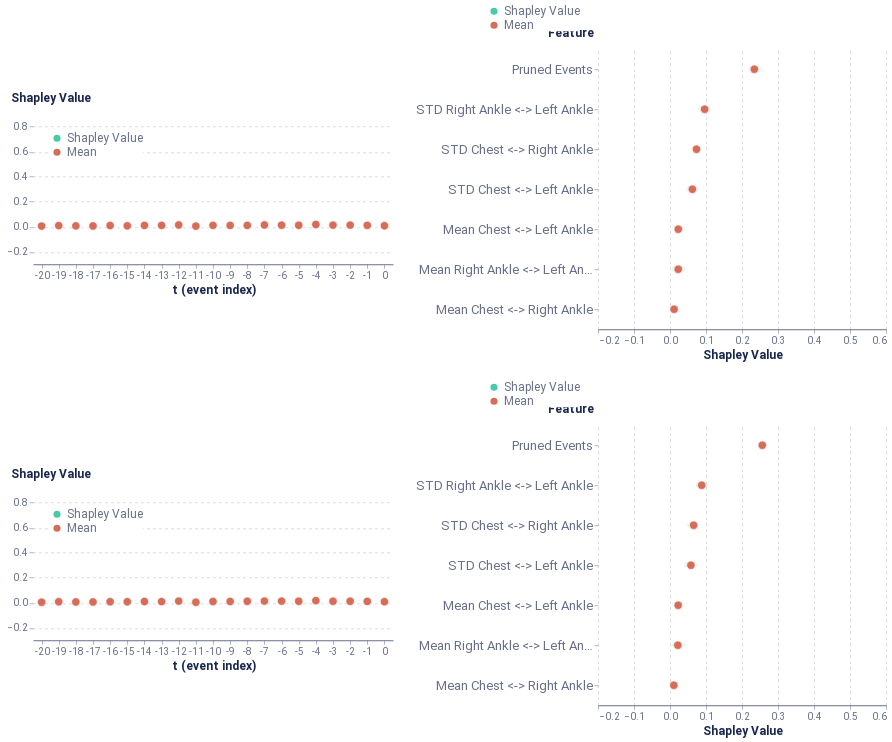

The notebook cell this image was saved under:
### Code cell
global_plot

### Figure 1 — Vega-Lite specification as saved in the notebook (floating-point values rounded to 4 significant figures)
{"config": {"axis": {"domain": true, "domainColor": "#666F89", "grid": false, "gridCap": "round", "gridColor": "#B3B7C4", "gridDash": [2, 4], "gridWidth": 0.5, "labelColor": "#666F89", "labelFont": "Roboto, Arial, sans-serif", "labelPadding": 2, "tickColor": "#666F89", "tickOpacity": 0.5, "tickSize": 4, "titleColor": "#19274E", "titleFont": "Roboto, Arial, sans-serif", "titleFontSize": 12}, "axisBand": {"domain": true, "labelPadding": 4, "ticks": false}, "axisY": {"domain": false, "titleAlign": "left", "titleAngle": 0, "titleX": -20, "titleY": -10}, "legend": {"labelColor": "#666F89", "labelFont": "Roboto, Arial, sans-serif", "labelFontSize": 12, "symbolSize": 40, "titleColor": "#19274E", "titleFont": "Roboto, Arial, sans-serif", "titleFontSize": 12, "titlePadding": 4}, "arc": {"stroke": "#FFFFFF", "strokeWidth": 1}, "bar": {"fill": "#2770EB", "stroke": null}, "line": {"stroke": "#2770EB", "strokeWidth": 2}, "path": {"stroke": "#2770EB", "strokeWidth": 0.5}, "point": {"fill": "#2770EB", "shape": "circle", "filled": true}, "rect": {"fill": "#2770EB"}, "rule": {"stroke": "#666F89"}, "shape": {"stroke": "#2770EB"}, "text": {"color": "#19274E", "font": "Roboto, Arial, sans-serif", "fontSize": 12}, "range": {"category": ["#2770EB", "#77B98A", "#DA5252", "#FFC400", "#A87AEA", "#00A39E", "#19274E"], "diverging": ["#006360", "#2BB3AE", "#96D9D7", "#FFFFFF", "#EDAAAA", "#DA5252", "#811D1D"], "heatmap": ["#18448F", "#1B4EA5", "#2770EB", "#4C88EE", "#82ACF3", "#A6C4F7", "#E9F1FD"], "ramp": ["#18448F", "#1B4EA5", "#2770EB", "#4C88EE", "#82ACF3", "#A6C4F7", "#E9F1FD"]}, "background": "#FFFFFF", "group": {"fill": "#FFFFFF"}, "header": {"labelColor": "#19274E", "labelFont": "Roboto, Arial, sans-serif", "labelFontSize": 12, "titleColor": "#19274E", "titleFont": "Roboto, Arial, sans-serif", "titleFontSize": 16}, "title": {"anchor": "start", "color": "#19274E", "font": "Roboto, Arial, sans-serif", "fontSize": 20, "fontWeight": "bold", "offset": 20, "subtitleColor": "#19274E", "subtitleFontSize": 16}, "view": {"continuousHeight": 300, "continuousWidth": 400, "stroke": "transparent"}}, "vconcat": [{"hconcat": [{"vconcat": [{"mark": {"type": "point", "stroke": "white", "strokeWidth": 0.6}, "encoding": {"color": {"type": "nominal", "field": "type", "legend": {"fillColor": "white", "orient": "top-left", "symbolSize": 50, "symbolStrokeWidth": 0, "title": null}, "scale": {"domain": ["Shapley Value", "Mean"], "range": ["#48caaa", "#d76d58"]}}, "opacity": {"condition": {"value": 1.0, "test": "(datum.type === 'Mean')"}, "value": 0.2}, "size": {"condition": {"value": 70, "test": "(datum.type === 'Mean')"}, "value": 30}, "x": {"type": "ordinal", "axis": {"labelAngle": 0}, "field": "t (event index)"}, "y": {"type": "quantitative", "axis": {"grid": true, "titleX": -23}, "field": "Shapley Value", "scale": {"domain": [-0.3, 0.9]}, "title": "Shapley Value"}}, "height": 150, "width": 360}], "data": {"name": "data-63b2d258b466bebb4cd5da7a609a7451"}}, {"vconcat": [{"mark": {"type": "point", "stroke": "white", "strokeWidth": 0.6}, "encoding": {"color": {"type": "nominal", "field": "type", "legend": {"fillColor": "white", "orient": "bottom-right", "symbolSize": 50, "symbolStrokeWidth": 0, "title": null}, "scale": {"domain": ["Shapley Value", "Mean"], "range": ["#618FE0", "#d76d58"]}}, "opacity": {"condition": {"value": 1.0, "test": "(datum.type === 'Mean')"}, "value": 0.1}, "size": {"condition": {"value": 70, "test": "(datum.type === 'Mean')"}, "value": 30}, "x": {"type": "quantitative", "axis": {"grid": true, "title": "Shapley Value"}, "field": "Shapley Value", "scale": {"domain": [-0.2, 0.6]}}, "y": {"type": "ordinal", "axis": {"labelFontSize": 13, "titleX": -51}, "field": "Feature", "sort": ["Pruned Events", "STD Right Ankle <-> Left Ankle", "STD Chest <-> Right Ankle", "STD Chest <-> Left Ankle", "Mean Chest <-> Left Ankle", "Mean Right Ankle <-> Left Ankle", "Mean Chest <-> Right Ankle"]}}, "height": 280, "width": 288}], "data": {"name": "data-13a006c168283d413e71cd7f7d9c1c66"}}], "center": true}, {"hconcat": [{"vconcat": [{"mark": {"type": "point", "stroke": "white", "strokeWidth": 0.6}, "encoding": {"color": {"type": "nominal", "field": "type", "legend": {"fillColor": "white", "orient": "top-left", "symbolSize": 50, "symbolStrokeWidth": 0, "title": null}, "scale": {"domain": ["Shapley Value", "Mean"], "range": ["#48caaa", "#d76d58"]}}, "opacity": {"condition": {"value": 1.0, "test": "(datum.type === 'Mean')"}, "value": 0.2}, "size": {"condition": {"value": 70, "test": "(datum.type === 'Mean')"}, "value": 30}, "x": {"type": "ordinal", "axis": {"labelAngle": 0}, "field": "t (event index)"}, "y": {"type": "quantitative", "axis": {"grid": true, "titleX": -23}, "field": "Shapley Value", "scale": {"domain": [-0.3, 0.9]}, "title": "Shapley Value"}}, "height": 150, "width": 360}], "data": {"name": "data-1bfb03125e6e42fcf09b6f5263609109"}}, {"vconcat": [{"mark": {"type": "point", "stroke": "white", "strokeWidth": 0.6}, "encoding": {"color": {"type": "nominal", "field": "type", "legend": {"fillColor": "white", "orient": "bottom-right", "symbolSize": 50, "symbolStrokeWidth": 0, "title": null}, "scale": {"domain": ["Shapley Value", "Mean"], "range": ["#618FE0", "#d76d58"]}}, "opacity": {"condition": {"value": 1.0, "test": "(datum.type === 'Mean')"}, "value": 0.1}, "size": {"condition": {"value": 70, "test": "(datum.type === 'Mean')"}, "value": 30}, "x": {"type": "quantitative", "axis": {"grid": true, "title": "Shapley Value"}, "field": "Shapley Value", "scale": {"domain": [-0.2, 0.6]}}, "y": {"type": "ordinal", "axis": {"labelFontSize": 13, "titleX": -51}, "field": "Feature", "sort": ["Pruned Events", "STD Right Ankle <-> Left Ankle", "STD Chest <-> Right Ankle", "STD Chest <-> Left Ankle", "Mean Chest <-> Left Ankle", "Mean Right Ankle <-> Left Ankle", "Mean Chest <-> Right Ankle"]}}, "height": 280, "width": 288}], "data": {"name": "data-ae77f508ccd5cd653c10b7d2502b06d3"}}], "center": true}], "$schema": "https://vega.github.io/schema/vega-lite/v4.8.1.json", "datasets": {"data-63b2d258b466bebb4cd5da7a609a7451": [{"Shapley Value": 0.004142, "t (event index)": 0, "type": "Shapley Value"}, {"Shapley Value": 0.005762, "t (event index)": -1, "type": "Shapley Value"}, {"Shapley Value": 0.01703, "t (event index)": -2, "type": "Shapley Value"}, {"Shapley Value": 0.01541, "t (event index)": -3, "type": "Shapley Value"}, {"Shapley Value": 0.02161, "t (event index)": -4, "type": "Shapley Value"}, {"Shapley Value": 0.006929, "t (event index)": -5, "type": "Shapley Value"}, {"Shapley Value": 0.004674, "t (event index)": -6, "type": "Shapley Value"}, {"Shapley Value": 0.01709, "t (event index)": -7, "type": "Shapley Value"}, {"Shapley Value": 0.01573, "t (event index)": -8, "type": "Shapley Value"}, {"Shapley Value": 0.008351, "t (event index)": -9, "type": "Shapley Value"}, {"Shapley Value": 0.007921, "t (event index)": -10, "type": "Shapley Value"}, {"Shapley Value": 0.0003823, "t (event index)": -11, "type": "Shapley Value"}, {"Shapley Value": 0.01562, "t (event index)": -12, "type": "Shapley Value"}, {"Shapley Value": 0.01342, "t (event index)": -13, "type": "Shapley Value"}, {"Shapley Value": 0.01088, "t (event index)": -14, "type": "Shapley Value"}, {"Shapley Value": 0.004397, "t (event index)": -15, "type": "Shapley Value"}, {"Shapley Value": 0.008768, "t (event index)": -16, "type": "Shapley Value"}, {"Shapley Value": 0.01196, "t (event index)": -17, "type": "Shapley Value"}, {"Shapley Value": 0.004853, "t (event index)": -18, "type": "Shapley Value"}, {"Shapley Value": 0.008341, "t (event index)": -19, "type": "Shapley Value"}, {"Shapley Value": 0.003815, "t (event index)": -20, "type": "Shapley Value"}, {"Shapley Value": 0.01231, "t (event index)": 0, "type": "Shapley Value"}, {"Shapley Value": 0.01295, "t (event index)": -1, "type": "Shapley Value"}, {"Shapley Value": 0.007968, "t (event index)": -2, "type": "Shapley Value"}, {"Shapley Value": 0.002541, "t (event index)": -3, "type": "Shapley Value"}, {"Shapley Value": 0.01958, "t (event index)": -4, "type": "Shapley Value"}, {"Shapley Value": 0.009886, "t (event index)": -5, "type": "Shapley Value"}, {"Shapley Value": 0.01368, "t (event index)": -6, "type": "Shapley Value"}, {"Shapley Value": 0.01529, "t (event index)": -7, "type": "Shapley Value"}, {"Shapley Value": 0.006863, "t (event index)": -8, "type": "Shapley Value"}, {"Shapley Value": 0.009653, "t (event index)": -9, "type": "Shapley Value"}, {"Shapley Value": 0.02124, "t (event index)": -10, "type": "Shapley Value"}, {"Shapley Value": 0.002937, "t (event index)": -11, "type": "Shapley Value"}, {"Shapley Value": 0.01095, "t (event index)": -12, "type": "Shapley Value"}, {"Shapley Value": 0.01343, "t (event index)": -13, "type": "Shapley Value"}, {"Shapley Value": 0.01484, "t (event index)": -14, "type": "Shapley Value"}, {"Shapley Value": 0.008636, "t (event index)": -15, "type": "Shapley Value"}, {"Shapley Value": 0.009687, "t (event index)": -16, "type": "Shapley Value"}, {"Shapley Value": 0.005486, "t (event index)": -17, "type": "Shapley Value"}, {"Shapley Value": 0.01021, "t (event index)": -18, "type": "Shapley Value"}, {"Shapley Value": 0.01376, "t (event index)": -19, "type": "Shapley Value"}, {"Shapley Value": 0.006619, "t (event index)": -20, "type": "Shapley Value"}, {"Shapley Value": 0.01251, "t (event index)": 0, "type": "Shapley Value"}, {"Shapley Value": 0.01358, "t (event index)": -1, "type": "Shapley Value"}, {"Shapley Value": 0.01138, "t (event index)": -2, "type": "Shapley Value"}, {"Shapley Value": 0.01638, "t (event index)": -3, "type": "Shapley Value"}, {"Shapley Value": 0.02348, "t (event index)": -4, "type": "Shapley Value"}, {"Shapley Value": 0.02009, "t (event index)": -5, "type": "Shapley Value"}, {"Shapley Value": 0.01994, "t (event index)": -6, "type": "Shapley Value"}, {"Shapley Value": 0.007276, "t (event index)": -7, "type": "Shapley Value"}, {"Shapley Value": 0.01241, "t (event index)": -8, "type": "Shapley Value"}, {"Shapley Value": 0.009871, "t (event index)": -9, "type": "Shapley Value"}, {"Shapley Value": 0.01405, "t (event index)": -10, "type": "Shapley Value"}, {"Shapley Value": 0.01134, "t (event index)": -11, "type": "Shapley Value"}, {"Shapley Value": 0.01764, "t (event index)": -12, "type": "Shapley Value"}, {"Shapley Value": 0.00771, "t (event index)": -13, "type": "Shapley Value"}, {"Shapley Value": 0.007869, "t (event index)": -14, "type": "Shapley Value"}, {"Shapley Value": 0.004804, "t (event index)": -15, "type": "Shapley Value"}, {"Shapley Value": 0.01286, "t (event index)": -16, "type": "Shapley Value"}, {"Shapley Value": 0.005475, "t (event index)": -17, "type": "Shapley Value"}, {"Shapley Value": 0.004277, "t (event index)": -18, "type": "Shapley Value"}, {"Shapley Value": 0.006502, "t (event index)": -19, "type": "Shapley Value"}, {"Shapley Value": 0.005942, "t (event index)": -20, "type": "Shapley Value"}, {"Shapley Value": 0.003598, "t (event index)": 0, "type": "Shapley Value"}, {"Shapley Value": 0.01327, "t (event index)": -1, "type": "Shapley Value"}, {"Shapley Value": 0.01629, "t (event index)": -2, "type": "Shapley Value"}, {"Shapley Value": 0.01791, "t (event index)": -3, "type": "Shapley Value"}, {"Shapley Value": 0.00755, "t (event index)": -4, "type": "Shapley Value"}, {"Shapley Value": 0.009248, "t (event index)": -5, "type": "Shapley Value"}, {"Shapley Value": 0.0119, "t (event index)": -6, "type": "Shapley Value"}, {"Shapley Value": 0.01865, "t (event index)": -7, "type": "Shapley Value"}, {"Shapley Value": 0.009584, "t (event index)": -8, "type": "Shapley Value"}, {"Shapley Value": 0.015, "t (event index)": -9, "type": "Shapley Value"}, {"Shapley Value": 0.0009036, "t (event index)": -10, "type": "Shapley Value"}, {"Shapley Value": 0.005653, "t (event index)": -11, "type": "Shapley Value"}, {"Shapley Value": 0.01214, "t (event index)": -12, "type": "Shapley Value"}, {"Shapley Value": 0.009372, "t (event index)": -13, "type": "Shapley Value"}, {"Shapley Value": 0.009798, "t (event index)": -14, "type": "Shapley Value"}, {"Shapley Value": 0.01161, "t (event index)": -15, "type": "Shapley Value"}, {"Shapley Value": 0.007051, "t (event index)": -16, "type": "Shapley Value"}, {"Shapley Value": 0.002522, "t (event index)": -17, "type": "Shapley Value"}, {"Shapley Value": 0.0083, "t (event index)": -18, "type": "Shapley Value"}, {"Shapley Value": 0.008107, "t (event index)": -19, "type": "Shapley Value"}, {"Shapley Value": 0.005727, "t (event index)": -20, "type": "Shapley Value"}, {"Shapley Value": 0.005526, "t (event index)": -20, "type": "Mean"}, {"Shapley Value": 0.009178, "t (event index)": -19, "type": "Mean"}, {"Shapley Value": 0.006909, "t (event index)": -18, "type": "Mean"}, {"Shapley Value": 0.006361, "t (event index)": -17, "type": "Mean"}, {"Shapley Value": 0.009591, "t (event index)": -16, "type": "Mean"}, {"Shapley Value": 0.007362, "t (event index)": -15, "type": "Mean"}, {"Shapley Value": 0.01085, "t (event index)": -14, "type": "Mean"}, {"Shapley Value": 0.01098, "t (event index)": -13, "type": "Mean"}, {"Shapley Value": 0.01409, "t (event index)": -12, "type": "Mean"}, {"Shapley Value": 0.005078, "t (event index)": -11, "type": "Mean"}, {"Shapley Value": 0.01103, "t (event index)": -10, "type": "Mean"}, {"Shapley Value": 0.01072, "t (event index)": -9, "type": "Mean"}, {"Shapley Value": 0.01115, "t (event index)": -8, "type": "Mean"}, {"Shapley Value": 0.01457, "t (event index)": -7, "type": "Mean"}, {"Shapley Value": 0.01255, "t (event index)": -6, "type": "Mean"}, {"Shapley Value": 0.01154, "t (event index)": -5, "type": "Mean"}, {"Shapley Value": 0.01805, "t (event index)": -4, "type": "Mean"}, {"Shapley Value": 0.01306, "t (event index)": -3, "type": "Mean"}, {"Shapley Value": 0.01317, "t (event index)": -2, "type": "Mean"}, {"Shapley Value": 0.01139, "t (event index)": -1, "type": "Mean"}, {"Shapley Value": 0.008139, "t (event index)": 0, "type": "Mean"}], "data-13a006c168283d413e71cd7f7d9c1c66": [{"Shapley Value": 0.01067, "Feature": "Mean Chest <-> Right Ankle", "type": "Shapley Value"}, {"Shapley Value": 0.07473, "Feature": "STD Chest <-> Right Ankle", "type": "Shapley Value"}, {"Shapley Value": 0.02432, "Feature": "Mean Chest <-> Left Ankle", "type": "Shapley Value"}, {"Shapley Value": 0.06623, "Feature": "STD Chest <-> Left Ankle", "type": "Shapley Value"}, {"Shapley Value": 0.01461, "Feature": "Mean Right Ankle <-> Left Ankle", "type": "Shapley Value"}, {"Shapley Value": 0.0833, "Feature": "STD Right Ankle <-> Left Ankle", "type": "Shapley Value"}, {"Shapley Value": 0.2507, "Feature": "Pruned Events", "type": "Shapley Value"}, {"Shapley Value": 0.01475, "Feature": "Mean Chest <-> Right Ankle", "type": "Shapley Value"}, {"Shapley Value": 0.07545, "Feature": "STD Chest <-> Right Ankle", "type": "Shapley Value"}, {"Shapley Value": 0.02142, "Feature": "Mean Chest <-> Left Ankle", "type": "Shapley Value"}, {"Shapley Value": 0.05784, "Feature": "STD Chest <-> Left Ankle", "type": "Shapley Value"}, {"Shapley Value": 0.03738, "Feature": "Mean Right Ankle <-> Left Ankle", "type": "Shapley Value"}, {"Shapley Value": 0.1039, "Feature": "STD Right Ankle <-> Left Ankle", "type": "Shapley Value"}, {"Shapley Value": 0.2253, "Feature": "Pruned Events", "type": "Shapley Value"}, {"Shapley Value": 0.01036, "Feature": "Mean Chest <-> Right Ankle", "type": "Shapley Value"}, {"Shapley Value": 0.06664, "Feature": "STD Chest <-> Right Ankle", "type": "Shapley Value"}, {"Shapley Value": 0.02703, "Feature": "Mean Chest <-> Left Ankle", "type": "Shapley Value"}, {"Shapley Value": 0.07409, "Feature": "STD Chest <-> Left Ankle", "type": "Shapley Value"}, {"Shapley Value": 0.02785, "Feature": "Mean Right Ankle <-> Left Ankle", "type": "Shapley Value"}, {"Shapley Value": 0.09133, "Feature": "STD Right Ankle <-> Left Ankle", "type": "Shapley Value"}, {"Shapley Value": 0.2282, "Feature": "Pruned Events", "type": "Shapley Value"}, {"Shapley Value": 0.009605, "Feature": "Mean Chest <-> Right Ankle", "type": "Shapley Value"}, {"Shapley Value": 0.07741, "Feature": "STD Chest <-> Right Ankle", "type": "Shapley Value"}, {"Shapley Value": 0.01921, "Feature": "Mean Chest <-> Left Ankle", "type": "Shapley Value"}, {"Shapley Value": 0.05063, "Feature": "STD Chest <-> Left Ankle", "type": "Shapley Value"}, {"Shapley Value": 0.01167, "Feature": "Mean Right Ankle <-> Left Ankle", "type": "Shapley Value"}, {"Shapley Value": 0.1061, "Feature": "STD Right Ankle <-> Left Ankle", "type": "Shapley Value"}, {"Shapley Value": 0.2331, "Feature": "Pruned Events", "type": "Shapley Value"}, {"Shapley Value": 0.2343, "Feature": "Pruned Events", "type": "Mean"}, {"Shapley Value": 0.01135, "Feature": "Mean Chest <-> Right Ankle", "type": "Mean"}, {"Shapley Value": 0.02299, "Feature": "Mean Chest <-> Left Ankle", "type": "Mean"}, {"Shapley Value": 0.02288, "Feature": "Mean Right Ankle <-> Left Ankle", "type": "Mean"}, {"Shapley Value": 0.07356, "Feature": "STD Chest <-> Right Ankle", "type": "Mean"}, {"Shapley Value": 0.0622, "Feature": "STD Chest <-> Left Ankle", "type": "Mean"}, {"Shapley Value": 0.09615, "Feature": "STD Right Ankle <-> Left Ankle", "type": "Mean"}], "data-1bfb03125e6e42fcf09b6f5263609109": [{"Shapley Value": 0.003858, "t (event index)": 0, "type": "Shapley Value"}, {"Shapley Value": 0.007204, "t (event index)": -1, "type": "Shapley Value"}, {"Shapley Value": 0.01709, "t (event index)": -2, "type": "Shapley Value"}, {"Shapley Value": 0.0129, "t (event index)": -3, "type": "Shapley Value"}, {"Shapley Value": 0.01959, "t (event index)": -4, "type": "Shapley Value"}, {"Shapley Value": 0.00767, "t (event index)": -5, "type": "Shapley Value"}, {"Shapley Value": 0.005386, "t (event index)": -6, "type": "Shapley Value"}, {"Shapley Value": 0.01733, "t (event index)": -7, "type": "Shapley Value"}, {"Shapley Value": 0.01662, "t (event index)": -8, "type": "Shapley Value"}, {"Shapley Value": 0.007645, "t (event index)": -9, "type": "Shapley Value"}, {"Shapley Value": 0.005995, "t (event index)": -10, "type": "Shapley Value"}, {"Shapley Value": 0.000346, "t (event index)": -11, "type": "Shapley Value"}, {"Shapley Value": 0.01602, "t (event index)": -12, "type": "Shapley Value"}, {"Shapley Value": 0.01256, "t (event index)": -13, "type": "Shapley Value"}, {"Shapley Value": 0.01201, "t (event index)": -14, "type": "Shapley Value"}, {"Shapley Value": 0.006944, "t (event index)": -15, "type": "Shapley Value"}, {"Shapley Value": 0.008801, "t (event index)": -16, "type": "Shapley Value"}, {"Shapley Value": 0.01106, "t (event index)": -17, "type": "Shapley Value"}, {"Shapley Value": 0.005559, "t (event index)": -18, "type": "Shapley Value"}, {"Shapley Value": 0.006718, "t (event index)": -19, "type": "Shapley Value"}, {"Shapley Value": 0.002372, "t (event index)": -20, "type": "Shapley Value"}, {"Shapley Value": 0.01267, "t (event index)": 0, "type": "Shapley Value"}, {"Shapley Value": 0.01448, "t (event index)": -1, "type": "Shapley Value"}, {"Shapley Value": 0.005135, "t (event index)": -2, "type": "Shapley Value"}, {"Shapley Value": 0.002678, "t (event index)": -3, "type": "Shapley Value"}, {"Shapley Value": 0.01917, "t (event index)": -4, "type": "Shapley Value"}, {"Shapley Value": 0.01172, "t (event index)": -5, "type": "Shapley Value"}, {"Shapley Value": 0.01479, "t (event index)": -6, "type": "Shapley Value"}, {"Shapley Value": 0.01382, "t (event index)": -7, "type": "Shapley Value"}, {"Shapley Value": 0.008898, "t (event index)": -8, "type": "Shapley Value"}, {"Shapley Value": 0.00953, "t (event index)": -9, "type": "Shapley Value"}, {"Shapley Value": 0.02037, "t (event index)": -10, "type": "Shapley Value"}, {"Shapley Value": 0.001298, "t (event index)": -11, "type": "Shapley Value"}, {"Shapley Value": 0.01046, "t (event index)": -12, "type": "Shapley Value"}, {"Shapley Value": 0.01041, "t (event index)": -13, "type": "Shapley Value"}, {"Shapley Value": 0.01258, "t (event index)": -14, "type": "Shapley Value"}, {"Shapley Value": 0.01003, "t (event index)": -15, "type": "Shapley Value"}, {"Shapley Value": 0.007811, "t (event index)": -16, "type": "Shapley Value"}, {"Shapley Value": 0.00535, "t (event index)": -17, "type": "Shapley Value"}, {"Shapley Value": 0.009551, "t (event index)": -18, "type": "Shapley Value"}, {"Shapley Value": 0.0128, "t (event index)": -19, "type": "Shapley Value"}, {"Shapley Value": 0.005386, "t (event index)": -20, "type": "Shapley Value"}, {"Shapley Value": 0.01288, "t (event index)": 0, "type": "Shapley Value"}, {"Shapley Value": 0.01138, "t (event index)": -1, "type": "Shapley Value"}, {"Shapley Value": 0.01109, "t (event index)": -2, "type": "Shapley Value"}, {"Shapley Value": 0.01449, "t (event index)": -3, "type": "Shapley Value"}, {"Shapley Value": 0.02155, "t (event index)": -4, "type": "Shapley Value"}, {"Shapley Value": 0.01816, "t (event index)": -5, "type": "Shapley Value"}, {"Shapley Value": 0.02014, "t (event index)": -6, "type": "Shapley Value"}, {"Shapley Value": 0.006452, "t (event index)": -7, "type": "Shapley Value"}, {"Shapley Value": 0.01254, "t (event index)": -8, "type": "Shapley Value"}, {"Shapley Value": 0.008601, "t (event index)": -9, "type": "Shapley Value"}, {"Shapley Value": 0.01325, "t (event index)": -10, "type": "Shapley Value"}, {"Shapley Value": 0.009999, "t (event index)": -11, "type": "Shapley Value"}, {"Shapley Value": 0.0145, "t (event index)": -12, "type": "Shapley Value"}, {"Shapley Value": 0.006773, "t (event index)": -13, "type": "Shapley Value"}, {"Shapley Value": 0.00526, "t (event index)": -14, "type": "Shapley Value"}, {"Shapley Value": 0.004179, "t (event index)": -15, "type": "Shapley Value"}, {"Shapley Value": 0.009639, "t (event index)": -16, "type": "Shapley Value"}, {"Shapley Value": 0.005647, "t (event index)": -17, "type": "Shapley Value"}, {"Shapley Value": 0.002648, "t (event index)": -18, "type": "Shapley Value"}, {"Shapley Value": 0.005329, "t (event index)": -19, "type": "Shapley Value"}, {"Shapley Value": 0.004862, "t (event index)": -20, "type": "Shapley Value"}, {"Shapley Value": 0.005231, "t (event index)": 0, "type": "Shapley Value"}, {"Shapley Value": 0.01144, "t (event index)": -1, "type": "Shapley Value"}, {"Shapley Value": 0.01461, "t (event index)": -2, "type": "Shapley Value"}, {"Shapley Value": 0.01756, "t (event index)": -3, "type": "Shapley Value"}, {"Shapley Value": 0.006989, "t (event index)": -4, "type": "Shapley Value"}, {"Shapley Value": 0.01045, "t (event index)": -5, "type": "Shapley Value"}, {"Shapley Value": 0.01131, "t (event index)": -6, "type": "Shapley Value"}, {"Shapley Value": 0.01586, "t (event index)": -7, "type": "Shapley Value"}, {"Shapley Value": 0.009592, "t (event index)": -8, "type": "Shapley Value"}, {"Shapley Value": 0.0145, "t (event index)": -9, "type": "Shapley Value"}, {"Shapley Value": 0.0005264, "t (event index)": -10, "type": "Shapley Value"}, {"Shapley Value": 0.00592, "t (event index)": -11, "type": "Shapley Value"}, {"Shapley Value": 0.01194, "t (event index)": -12, "type": "Shapley Value"}, {"Shapley Value": 0.00755, "t (event index)": -13, "type": "Shapley Value"}, {"Shapley Value": 0.009192, "t (event index)": -14, "type": "Shapley Value"}, {"Shapley Value": 0.01037, "t (event index)": -15, "type": "Shapley Value"}, {"Shapley Value": 0.006042, "t (event index)": -16, "type": "Shapley Value"}, {"Shapley Value": 0.003228, "t (event index)": -17, "type": "Shapley Value"}, {"Shapley Value": 0.007788, "t (event index)": -18, "type": "Shapley Value"}, {"Shapley Value": 0.007221, "t (event index)": -19, "type": "Shapley Value"}, {"Shapley Value": 0.004217, "t (event index)": -20, "type": "Shapley Value"}, {"Shapley Value": 0.004209, "t (event index)": -20, "type": "Mean"}, {"Shapley Value": 0.008016, "t (event index)": -19, "type": "Mean"}, {"Shapley Value": 0.006387, "t (event index)": -18, "type": "Mean"}, {"Shapley Value": 0.006321, "t (event index)": -17, "type": "Mean"}, {"Shapley Value": 0.008073, "t (event index)": -16, "type": "Mean"}, {"Shapley Value": 0.007879, "t (event index)": -15, "type": "Mean"}, {"Shapley Value": 0.009762, "t (event index)": -14, "type": "Mean"}, {"Shapley Value": 0.009322, "t (event index)": -13, "type": "Mean"}, {"Shapley Value": 0.01323, "t (event index)": -12, "type": "Mean"}, {"Shapley Value": 0.004391, "t (event index)": -11, "type": "Mean"}, {"Shapley Value": 0.01004, "t (event index)": -10, "type": "Mean"}, {"Shapley Value": 0.01007, "t (event index)": -9, "type": "Mean"}, {"Shapley Value": 0.01191, "t (event index)": -8, "type": "Mean"}, {"Shapley Value": 0.01337, "t (event index)": -7, "type": "Mean"}, {"Shapley Value": 0.0129, "t (event index)": -6, "type": "Mean"}, {"Shapley Value": 0.012, "t (event index)": -5, "type": "Mean"}, {"Shapley Value": 0.01683, "t (event index)": -4, "type": "Mean"}, {"Shapley Value": 0.01191, "t (event index)": -3, "type": "Mean"}, {"Shapley Value": 0.01198, "t (event index)": -2, "type": "Mean"}, {"Shapley Value": 0.01113, "t (event index)": -1, "type": "Mean"}, {"Shapley Value": 0.00866, "t (event index)": 0, "type": "Mean"}], "data-ae77f508ccd5cd653c10b7d2502b06d3": [{"Shapley Value": 0.01078, "Feature": "Mean Chest <-> Right Ankle", "type": "Shapley Value"}, {"Shapley Value": 0.07096, "Feature": "STD Chest <-> Right Ankle", "type": "Shapley Value"}, {"Shapley Value": 0.02396, "Feature": "Mean Chest <-> Left Ankle", "type": "Shapley Value"}, {"Shapley Value": 0.06376, "Feature": "STD Chest <-> Left Ankle", "type": "Shapley Value"}, {"Shapley Value": 0.01482, "Feature": "Mean Right Ankle <-> Left Ankle", "type": "Shapley Value"}, {"Shapley Value": 0.0785, "Feature": "STD Right Ankle <-> Left Ankle", "type": "Shapley Value"}, {"Shapley Value": 0.2618, "Feature": "Pruned Events", "type": "Shapley Value"}, {"Shapley Value": 0.01374, "Feature": "Mean Chest <-> Right Ankle", "type": "Shapley Value"}, {"Shapley Value": 0.06694, "Feature": "STD Chest <-> Right Ankle", "type": "Shapley Value"}, {"Shapley Value": 0.02082, "Feature": "Mean Chest <-> Left Ankle", "type": "Shapley Value"}, {"Shapley Value": 0.05386, "Feature": "STD Chest <-> Left Ankle", "type": "Shapley Value"}, {"Shapley Value": 0.03449, "Feature": "Mean Right Ankle <-> Left Ankle", "type": "Shapley Value"}, {"Shapley Value": 0.09751, "Feature": "STD Right Ankle <-> Left Ankle", "type": "Shapley Value"}, {"Shapley Value": 0.2487, "Feature": "Pruned Events", "type": "Shapley Value"}, {"Shapley Value": 0.00829, "Feature": "Mean Chest <-> Right Ankle", "type": "Shapley Value"}, {"Shapley Value": 0.0542, "Feature": "STD Chest <-> Right Ankle", "type": "Shapley Value"}, {"Shapley Value": 0.02634, "Feature": "Mean Chest <-> Left Ankle", "type": "Shapley Value"}, {"Shapley Value": 0.06882, "Feature": "STD Chest <-> Left Ankle", "type": "Shapley Value"}, {"Shapley Value": 0.02614, "Feature": "Mean Right Ankle <-> Left Ankle", "type": "Shapley Value"}, {"Shapley Value": 0.07889, "Feature": "STD Right Ankle <-> Left Ankle", "type": "Shapley Value"}, {"Shapley Value": 0.2628, "Feature": "Pruned Events", "type": "Shapley Value"}, {"Shapley Value": 0.009849, "Feature": "Mean Chest <-> Right Ankle", "type": "Shapley Value"}, {"Shapley Value": 0.07039, "Feature": "STD Chest <-> Right Ankle", "type": "Shapley Value"}, {"Shapley Value": 0.01975, "Feature": "Mean Chest <-> Left Ankle", "type": "Shapley Value"}, {"Shapley Value": 0.04606, "Feature": "STD Chest <-> Left Ankle", "type": "Shapley Value"}, {"Shapley Value": 0.01153, "Feature": "Mean Right Ankle <-> Left Ankle", "type": "Shapley Value"}, {"Shapley Value": 0.09772, "Feature": "STD Right Ankle <-> Left Ankle", "type": "Shapley Value"}, {"Shapley Value": 0.2524, "Feature": "Pruned Events", "type": "Shapley Value"}, {"Shapley Value": 0.2564, "Feature": "Pruned Events", "type": "Mean"}, {"Shapley Value": 0.01067, "Feature": "Mean Chest <-> Right Ankle", "type": "Mean"}, {"Shapley Value": 0.02272, "Feature": "Mean Chest <-> Left Ankle", "type": "Mean"}, {"Shapley Value": 0.02175, "Feature": "Mean Right Ankle <-> Left Ankle", "type": "Mean"}, {"Shapley Value": 0.06562, "Feature": "STD Chest <-> Right Ankle", "type": "Mean"}, {"Shapley Value": 0.05813, "Feature": "STD Chest <-> Left Ankle", "type": "Mean"}, {"Shapley Value": 0.08816, "Feature": "STD Right Ankle <-> Left Ankle", "type": "Mean"}]}}
